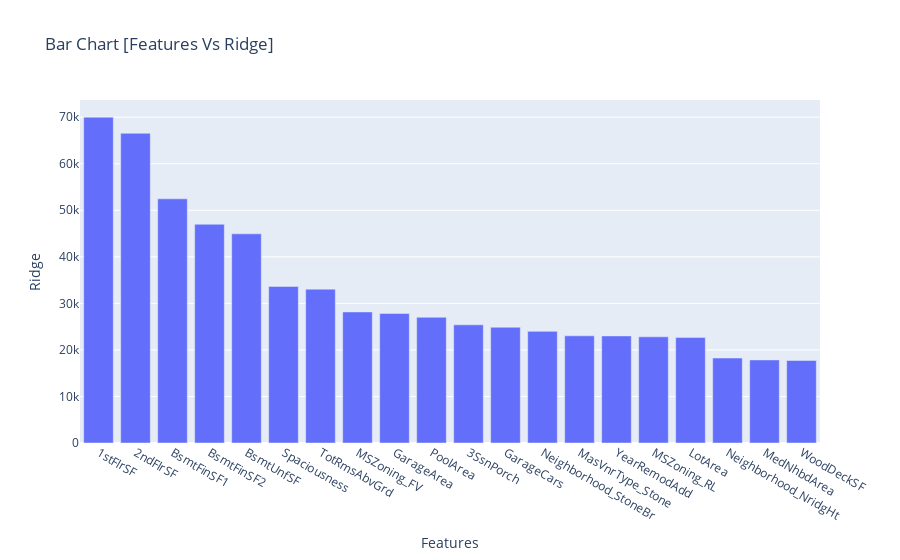
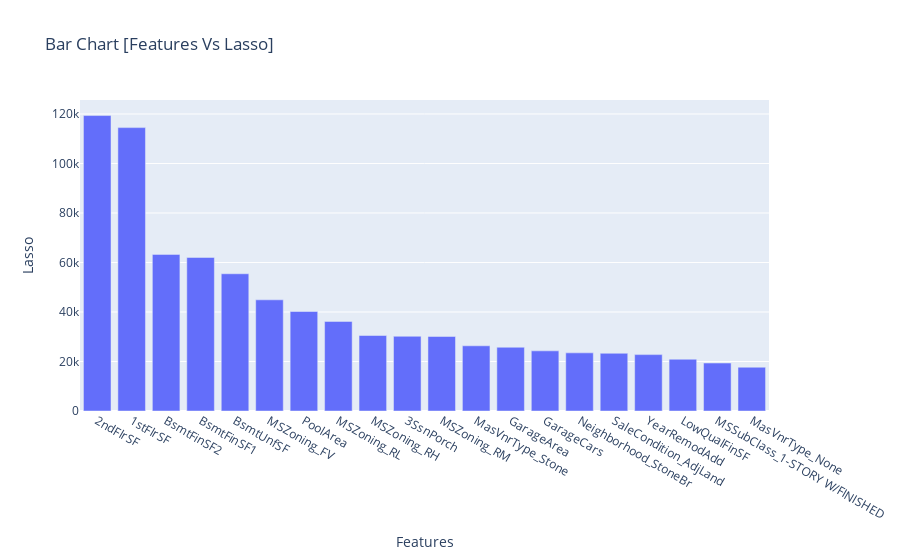

The code cell stored with these charts, in order, in its notebook:
### Code cell
ridge_sorted_betas=final_betas.sort_values(by=['Ridge'],ascending=False).head(20)
lasso_sorted_betas=final_betas.sort_values(by=['Lasso'],ascending=False).head(20)
plot_bar_chart(ridge_sorted_betas,"Features","Ridge")
plot_bar_chart(lasso_sorted_betas,"Features","Lasso")

### Figure 1 — Plotly figure (JSON) as saved in the notebook; plotly's stock layout.template omitted (floating-point values rounded to 4 significant figures)
{"data": [{"type": "bar", "x": ["1stFlrSF", "2ndFlrSF", "BsmtFinSF1", "BsmtFinSF2", "BsmtUnfSF", "Spaciousness", "TotRmsAbvGrd", "MSZoning_FV", "GarageArea", "PoolArea", "3SsnPorch", "GarageCars", "Neighborhood_StoneBr", "MasVnrType_Stone", "YearRemodAdd", "MSZoning_RL", "LotArea", "Neighborhood_NridgHt", "MedNhbdArea", "WoodDeckSF"], "y": [70010.0, 66540.0, 52460.0, 46990.0, 44940.0, 33640.0, 33050.0, 28160.0, 27830.0, 27010.0, 25390.0, 24870.0, 23990.0, 23030.0, 23000.0, 22810.0, 22690.0, 18260.0, 17850.0, 17730.0]}], "layout": {"title": {"text": "Bar Chart [Features Vs Ridge]"}, "xaxis": {"title": {"text": "Features"}}, "yaxis": {"title": {"text": "Ridge"}}}}

### Figure 2 — Plotly figure (JSON) as saved in the notebook; plotly's stock layout.template omitted (floating-point values rounded to 4 significant figures)
{"data": [{"type": "bar", "x": ["2ndFlrSF", "1stFlrSF", "BsmtFinSF2", "BsmtFinSF1", "BsmtUnfSF", "MSZoning_FV", "PoolArea", "MSZoning_RL", "MSZoning_RH", "3SsnPorch", "MSZoning_RM", "MasVnrType_Stone", "GarageArea", "GarageCars", "Neighborhood_StoneBr", "SaleCondition_AdjLand", "YearRemodAdd", "LowQualFinSF", "MSSubClass_1-STORY W/FINISHED", "MasVnrType_None"], "y": [119400.0, 114500.0, 63270.0, 62040.0, 55440.0, 44920.0, 40210.0, 36190.0, 30500.0, 30180.0, 30110.0, 26340.0, 25760.0, 24300.0, 23490.0, 23310.0, 22780.0, 20910.0, 19390.0, 17680.0]}], "layout": {"title": {"text": "Bar Chart [Features Vs Lasso]"}, "xaxis": {"title": {"text": "Features"}}, "yaxis": {"title": {"text": "Lasso"}}}}
